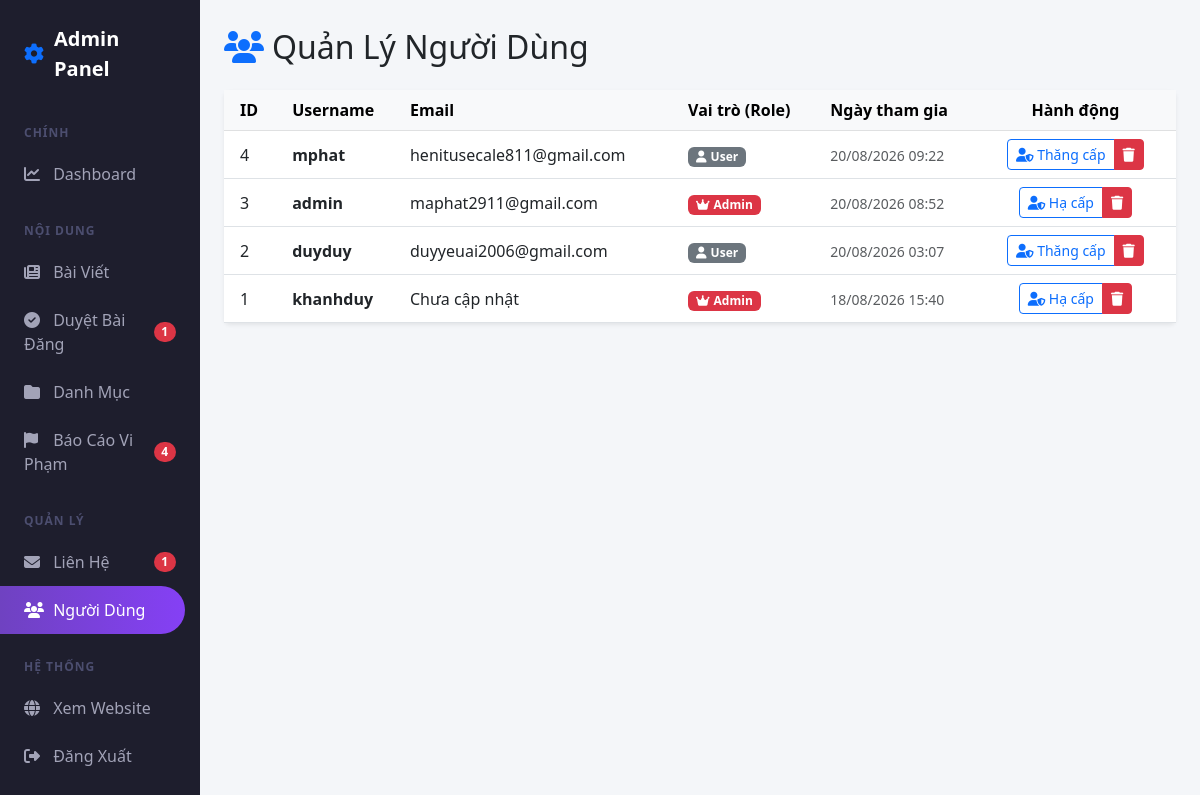
/admin/users.php, run on the app's committed database.
### tables this page shows
CREATE TABLE `users` (
  `id` int(11) NOT NULL,
  `username` varchar(50) NOT NULL,
  `password` varchar(255) NOT NULL,
  `role` varchar(20) DEFAULT 'user',
  `created_at` timestamp NOT NULL DEFAULT current_timestamp(),
  `email` varchar(255) DEFAULT NULL
);

### admin/users.php (the view, shortened to what this page needs)
<?php
require_once '../config/db.php';
$limit = 5;
$page = isset($_GET['page']) ? (int)$_GET['page'] : 1;
$offset = ($page - 1) * $limit;
$stmt = $pdo->prepare("SELECT * FROM users ORDER BY id DESC LIMIT ? OFFSET ?");
$stmt->bindValue(1, $limit, PDO::PARAM_INT);
$stmt->bindValue(2, $offset, PDO::PARAM_INT);
$stmt->execute();
$users = $stmt->fetchAll(PDO::FETCH_ASSOC);
require_once 'admin_layout.php';
?>
<div class="d-flex justify-content-between align-items-center mb-4 mt-1">
    <h2 class="mb-0"><i class="fa-solid fa-users me-2 text-primary"></i>Quản Lý Người Dùng</h2>
</div>
<div class="card shadow-sm border-0">
    <div class="card-body p-0">
        <div class="table-responsive">
            <table class="table table-hover align-middle mb-0">
                <thead class="table-light">
                    <tr>
                        <th class="px-3">ID</th>
                        <th>Username</th>
                        <th>Email</th>
                        <th>Vai trò (Role)</th>
                        <th>Ngày tham gia</th>
                        <th class="text-center pe-3">Hành động</th>
                    </tr>
                </thead>
                <tbody>
                    <?php if (!empty($users)): ?>
                        <?php foreach ($users as $u): ?>
                            <tr>
                                <td class="px-3"><?= $u['id'] ?></td>
                                <td><strong><?= htmlspecialchars($u['username']) ?></strong></td>
                                <td><?= htmlspecialchars($u['email'] ?? 'Chưa cập nhật') ?></td>
                                <td>
                                    <?php if ($u['role'] === 'admin'): ?>
                                        <span class="badge bg-danger px-2 py-1"><i class="fa-solid fa-crown me-1"></i>Admin</span>
                                    <?php else: ?>
                                        <span class="badge bg-secondary px-2 py-1"><i class="fa-solid fa-user me-1"></i>User</span>
                                    <?php endif; ?>
                                </td>
                                <td><small class="text-muted"><?= date('d/m/Y H:i', strtotime($u['created_at'])) ?></small></td>
                                <td class="text-center pe-3">
                                    <div class="btn-group btn-group-sm">
                                        <a href="users.php?action=toggle_role&id=<?= $u['id'] ?>&role=<?= $u['role'] ?>" class="btn btn-outline-primary" title="Đổi quyền">
                                            <i class="fa-solid fa-user-shield"></i> <?= $u['role'] === 'admin' ? 'Hạ cấp' : 'Thăng cấp' ?>
                                        </a>
                                        <a href="users.php?action=delete&id=<?= $u['id'] ?>" class="btn btn-danger" onclick="return confirm('Bạn chắc chắn muốn xóa tài khoản này?')" title="Xóa">
                                            <i class="fa-solid fa-trash"></i>
                                        </a>
                                    </div>
                                </td>
                            </tr>
                        <?php endforeach; ?>
                    <?php else: ?>
                        <tr><td colspan="6" class="text-center py-4 text-muted">Chưa có người dùng nào!</td></tr>
                    <?php endif; ?>
                </tbody>
            </table>
        </div>
    </div>
</div>
<?php require_once 'admin_layout_end.php'; ?>

### admin/admin_layout.php (style rules this page uses)
body { background-color: #f4f6f9; font-family: 'Segoe UI', Tahoma, Geneva, Verdana, sans-serif; }

### data on the page
users: id "4", username "mphat", email "henitusecale811@gmail.com", role "user" (drawn), created_at "20/08/2026 09:22"
users: id "3", username "admin", email "maphat2911@gmail.com", role "admin" (drawn), created_at "20/08/2026 08:52"
users: id "2", username "duyduy", email "duyyeuai2006@gmail.com", role "user" (drawn), created_at "20/08/2026 03:07"
users: id "1", username "khanhduy", email "Chưa cập nhật", role "admin" (drawn), created_at "18/08/2026 15:40"

### other printed values
$total_pending_articles "1"
$total_reports "4"
$total_contacts "1"
